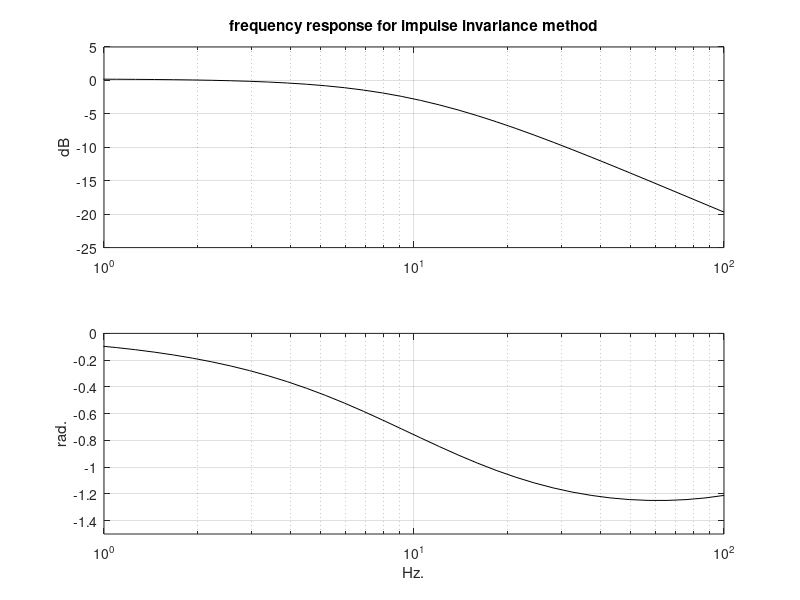

Reproduce this figure in MATLAB.
% Invariant impulse transformation from analog filter to digital filter
%Analog filter (wc= 63rad/s = 10Hz.):
num=[63]; % transfer function numerator;
den=[1 63]; %transfer function denominator
%Digital filter
fs=1200; %sampling frequency in Hz.
[numd,dend]= impinvar(num,den,fs); %invariant impulse transformation
f=logspace(-1,2); %logaritmic set of frequency values in Hz.
G=freqz(numd,dend,f,fs); %computes frequency response
AG=20*log10(abs(G)); %take decibels
FI=angle(G); %take phases (rad)
subplot(2,1,1); semilogx(f,AG,'k'); %plots decibels
grid;axis([1 100 -25 5]);
ylabel('dB'); title('frequency response for impulse invariance method')
subplot(2,1,2); semilogx(f,FI,'k'); %plots phases
grid; axis([1 100 -1.5 0]);
ylabel('rad.'); xlabel('Hz.')
